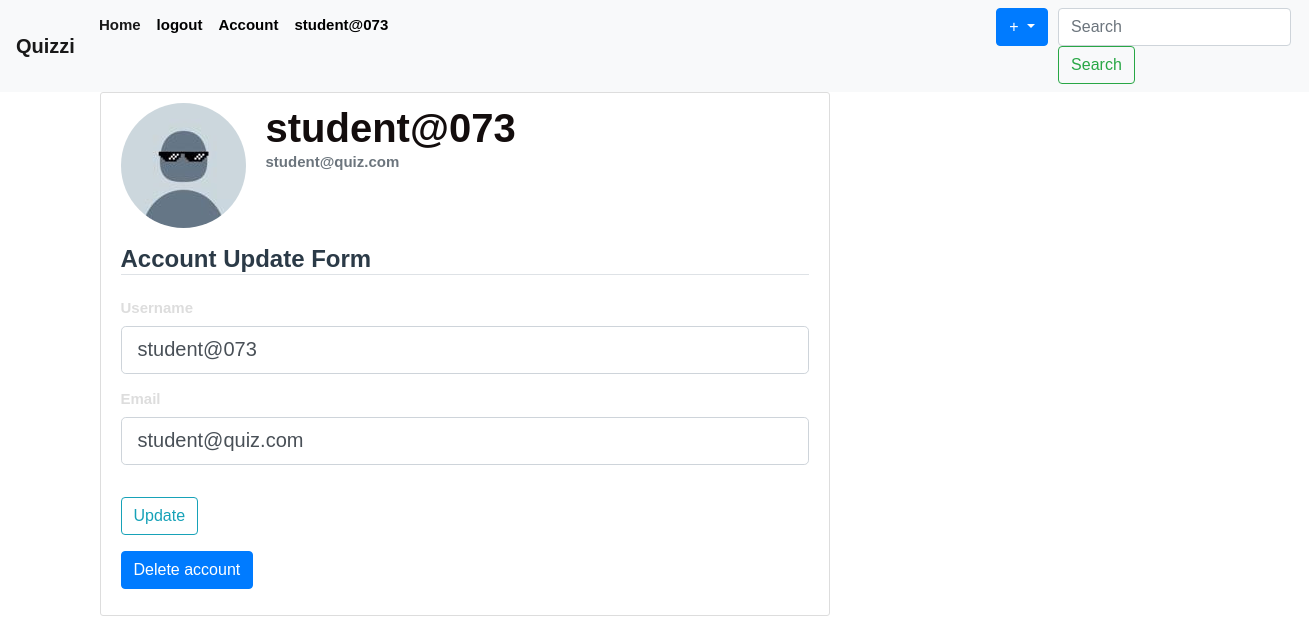
Page /account (signed in) on the earlier database version.
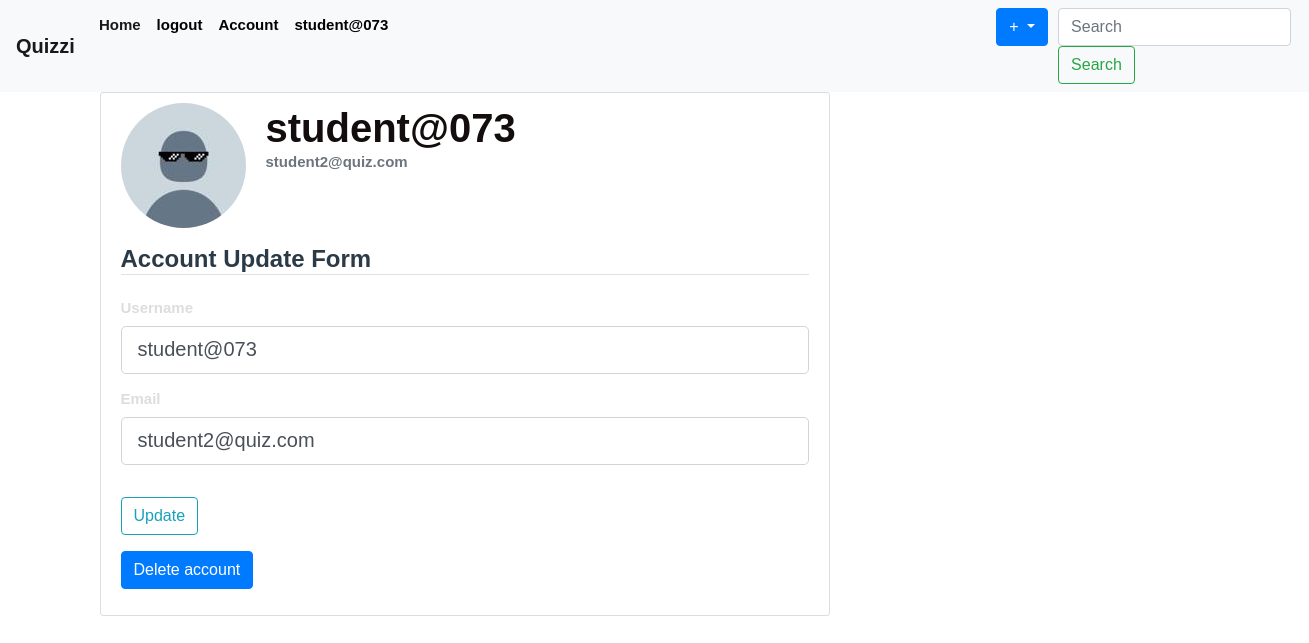
Same page on the later database version.
### quiz/models.py (models this page shows)
class User(db.Model, UserMixin):
    id = db.Column(db.Integer, primary_key=True)
    username = db.Column(db.String(20), unique=True, nullable=False)
    email = db.Column(db.String(120), unique=True, nullable=False)
    password = db.Column(db.String(60), nullable=False)
    classes_enrolled = db.relationship('Class', backref='students', lazy='dynamic', cascade="all, delete-orphan")
    quizzes = db.relationship('LiveQuiz', backref='user', lazy=True, cascade="all, delete-orphan")
    quiz_attempts = db.relationship('QuizAttempts', backref='user_attempts', lazy='dynamic', cascade="all, delete-orphan")
    assignments = db.relationship('Assignment', backref='user', lazy=True, cascade="all, delete-orphan")

### quiz/users/routes.py (the view)
@app.route('/account', methods=['GET', 'POST'])
@login_required
def account():
    image_file = url_for('static', filename='profiles/' + 'teacher_logo.jpg')
    form = UpdateAccount()
    if form.validate_on_submit():
        current_user.username = form.username.data
        current_user.email = form.email.data
        db.session.commit()
        flash('Your account has been updated!', 'success')
        return redirect(url_for('account'))
    elif request.method == 'GET':
        form.username.data = current_user.username
        form.email.data = current_user.email
    return render_template('account.html',current_user=current_user, image_file=image_file, form=form)

### quiz/forms.py (shortened to what this page needs)
class UpdateAccount(FlaskForm):
    username = StringField('Username',
                           validators=[DataRequired(), Length(min=2, max=20)])
    email = StringField('Email',
                        validators=[DataRequired(), Email()])
    submit = SubmitField('Update')

### quiz/models.py (called while the page is built)
@login_manager.user_loader
def load_user(user_id):
    return User.query.get(int(user_id))

### quiz/templates/account.html (shortened to what this page needs)
{% extends "layout.html" %}
{% block content %}
    <div class="content-section">
      <div class="media">
        <img class="rounded-circle account-img" src="{{ image_file }}">
        <div class="media-body">
          <h2 class="account-heading">{{ current_user.username }}</h2>
          <p class="text-secondary">{{ current_user.email }}</p>
        </div>
      </div>
        <form method="POST" action="" enctype="multipart/form-data">
            <fieldset class="form-group">
                <legend class="border-bottom mb-4">Account Update Form</legend>
                <div class="form-group">
                    {{ form.username.label(class="form-control-label") }}
                    {% if form.username.errors %}
                        {{ form.username(class="form-control form-control-lg is-invalid") }}
                        <div class="invalid-feedback">
                            {% for error in form.username.errors %}
                                <span>{{ error }}</span>
                            {% endfor %}
                        </div>
                    {% else %}
                        {{ form.username(class="form-control form-control-lg") }}
                    {% endif %}
                </div>
                <div class="form-group">
                    {{ form.email.label(class="form-control-label") }}
                    {% if form.email.errors %}
                        {{ form.email(class="form-control form-control-lg is-invalid") }}
                        <div class="invalid-feedback">
                            {% for error in form.email.errors %}
                                <span>{{ error }}</span>
                            {% endfor %}
                        </div>
                    {% else %}
                        {{ form.email(class="form-control form-control-lg") }}
                    {% endif %}
                </div>
            </fieldset>
            <div class="form-group">
                {{ form.submit(class="btn btn-outline-info") }}
            </div>
        </form>
        <form method="POST" action="{{ url_for('delete_account', user_id=current_user.id) }}" enctype="multipart/form-data">
            <div class="form-group">
                <button class="btn btn-primary"> Delete account</button>
            </div>
        </form>
    </div>
{% endblock content %}

### quiz/templates/layout.html (shortened to what this page needs)
<!DOCTYPE html>
<html lang="en">
<head>
   <link rel="stylesheet" href="https://cdn.jsdelivr.net/npm/bootstrap@4.3.1/dist/css/bootstrap.min.css">
   <link rel="stylesheet" type="text/css" href="{{ url_for('static', filename='style.css')}}">
  </head>
<body>
<header class="site-header">
    <nav class="navbar navbar-expand-lg navbar-light bg-light" id="navbar">
          {% if current_user.is_authenticated %}
          <a class="navbar-brand" href="{{url_for('home')}}">Quizzi</a>
          {% else %}
          <a class="navbar-brand" href="{{url_for('firstpage')}}">Quizzi</a>
          {% endif %}
        <div class="collapse navbar-collapse" id="navbarSupportedContent">
          <ul class="navbar-nav mr-auto">
            {% if current_user.is_authenticated %}
            <li class="nav-item active">
              <a class="nav-link" href="{{ url_for('home') }}">Home <span class="sr-only">(current)</span></a>
            </li>
            <li class="nav-item">
              <a class="nav-link " href="{{ url_for('logout') }}" tabindex="-1" aria-disabled="true">logout</a>
            </li>
            <li class="nav-item">
              <a class="nav-link " href="{{ url_for('account') }}" tabindex="-1" aria-disabled="true">Account</a>
            </li>
            <li class="nav-item"><a class="nav-link "tabindex="-1" aria-disabled="true">{{ current_user.username}}</a></li>
            <li >
              <div class="btn-group" style=" margin-left: 600px; margin-right: 10px;">
                <button type="button" class="btn btn-primary dropdown-toggle" data-toggle="dropdown" aria-haspopup="true" aria-expanded="false">
                    +
                </button>
            </div>
              </li>
              <li>
            <form class="form-inline my-2 my-lg-0">
              <input class="form-control mr-sm-2" type="search" placeholder="Search" aria-label="Search">
              <button class="btn btn-outline-success my-2 my-sm-0" type="submit">Search</button>
            </form>
          </div>
            {% endif %}
      </nav>
      <main role="main" id="layout" class="container">
        <div class="row">
          <div class="col-md-8">
  {% block content %}{% endblock %}
</body>
</html>

### quiz/static/style.css (style rules this page uses)
.site-header .navbar-nav .nav-link { color: black }
.navbar { background-color: #333333; }
.content-section { background: #ffffff; padding: 10px 20px; border: 1px solid #dddddd; border-radius: 3px; margin-bottom: 20px; }
.account-img { height: 125px; width: 125px; margin-right: 20px; margin-bottom: 16px; }
.account-heading { font-size: 2.5rem; }
#navbar { background-color: #333333; }
h1, h2, h3, h4, h5, h6 { color: #130d0d; line-height: 1.25; font-size: 28px; font-weight: bold; margin: 0; }
p { color: #070505; }
label { color: #dddddd; }
body { font-family: Arial, sans-serif; background-color: #fff; padding: 0; margin-top: 20px; }

### quiz/templates/layout.html (style rules this page uses)
body { color: #2b3a47; line-height: 1.25; font-size: 15px; font-weight: bold; margin: 0; }

Differences in the rows shown:
changed User "student@073": email "student@quiz.com" → "student2@quiz.com"
